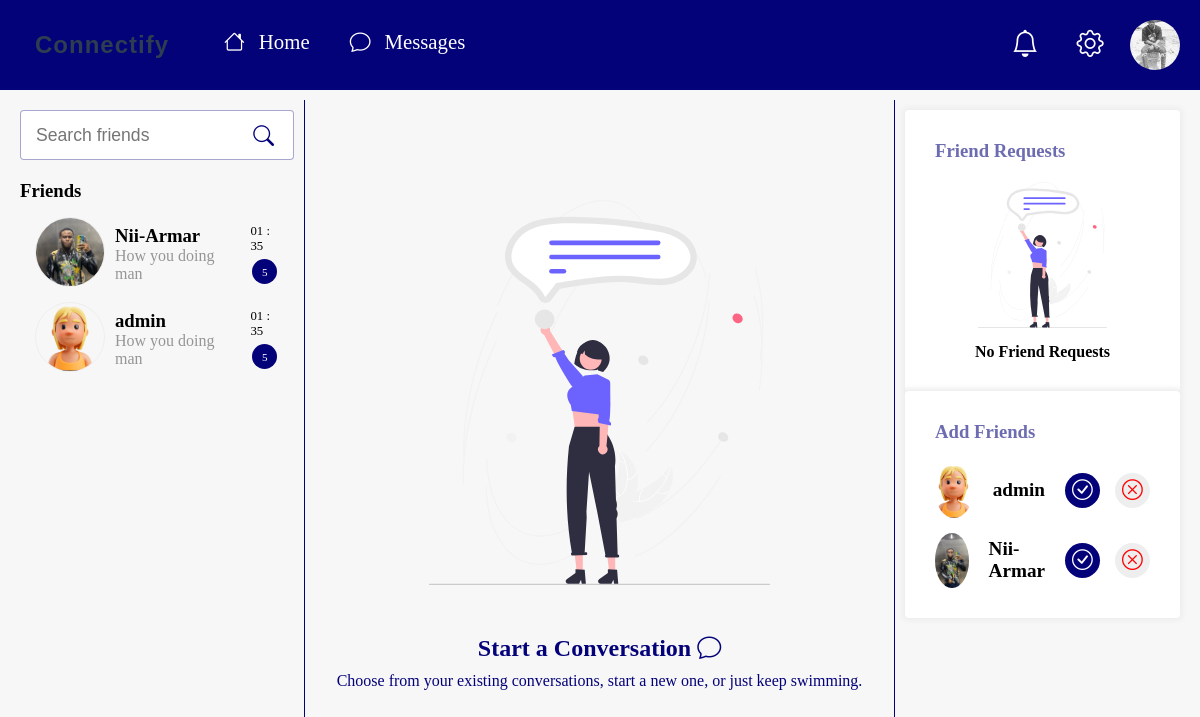
/messages/ (signed in), run on an earlier commit of the app's database.
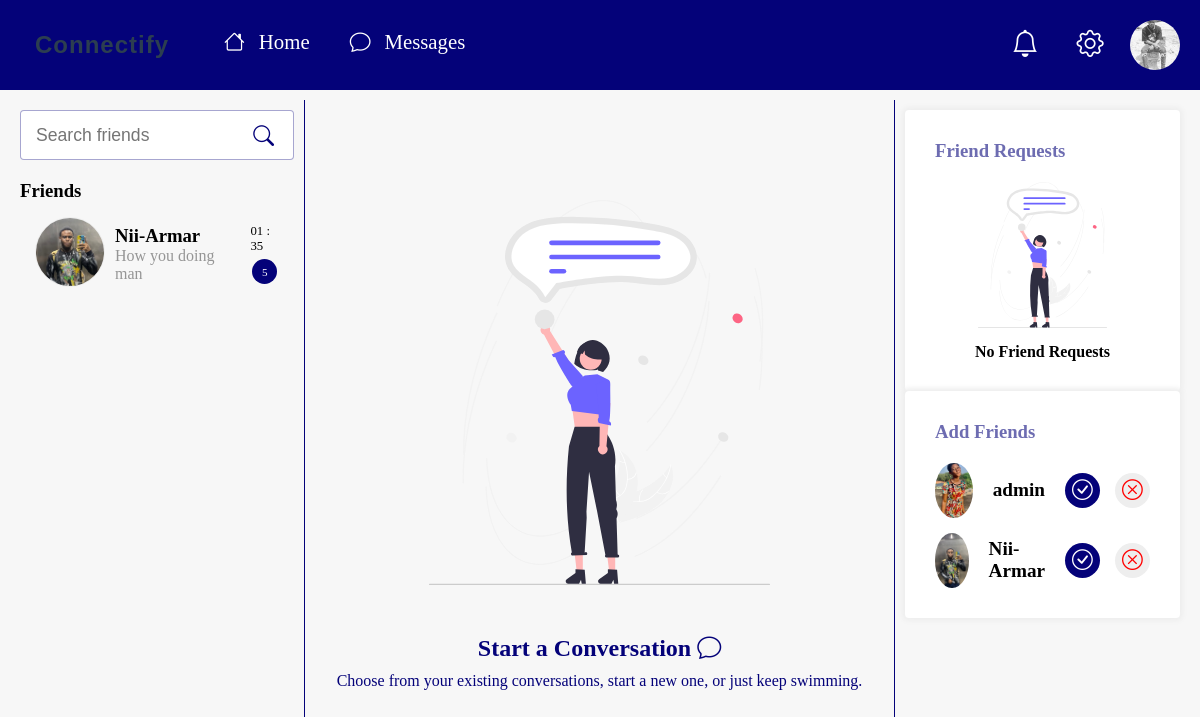
And on a later commit of the database.
### users/models.py (models this page shows, shortened)
class FriendRequest(models.Model):
    from_user = models.ForeignKey(User, related_name="sent_requests", on_delete=models.CASCADE)
    to_user = models.ForeignKey(User, related_name="received_requests", on_delete=models.CASCADE)
    created_at = models.DateTimeField(auto_now_add=True)
    is_accepted = models.BooleanField(default=False)
    is_rejected = models.BooleanField(default=False)

class Profile(models.Model):
    user = models.OneToOneField(User, on_delete=models.CASCADE)
    bio = models.TextField(blank=True, null=True)
    profile_picture = models.ImageField(upload_to='profile_pictures/', blank=True, null=True)
    cover_picture = models.ImageField(upload_to='cover_pictures/', blank=True, null=True)
    date_of_birth = models.DateField(null=True, blank=True)
    is_online = models.BooleanField(default=False)
    last_seen = models.DateTimeField(null=True, blank=True)

### chat_messages/views.py (the view)
# urls.py: path("", views.messages, name="messages"),
def messages(request):
    sent_requests = FriendRequest.objects.filter(from_user=request.user)
    received_requests = FriendRequest.objects.filter(to_user=request.user, is_accepted=False)
    accepted_requests = FriendRequest.objects.filter(is_accepted=True, to_user=request.user)
    all_users = User.objects.all()
    return render(request, 'messages.html',{
        'sent_requests': sent_requests,
        'received_requests': received_requests,
        "accepted_requests" : accepted_requests,
        "users":all_users
    })

### chat_messages/templates/messages.html (shortened to what the changed rows need)
{% load static %}
<!DOCTYPE html>
<html lang="us">
<head>
    <link rel="stylesheet" href={% static "CSS/messages.css" %}>
    <link rel="stylesheet" href="https://cdn.jsdelivr.net/npm/bootstrap-icons@1.11.3/font/bootstrap-icons.min.css">
</head>
<body>
    {% include "base/base.html" %}
    <div class="messages">
        <div class="message_container">
            <div class="message_ui_wrapper">
                <div class="message_ui_grid">
                    <div class="friend_chat_display">
                        <div class="chat_left">
                            <div class="left_friend_s">
                                <div class="friendss_">
                                    <div class="act_friends">
                                        <div class="c_f_fle">
                                            {% for accepted_friend in accepted_requests %}
                                            {% if accepted_friend.is_accepted %}
                                            <div class="liscontainer" onclick="location.href = '/messages/chat/@{{accepted_friend.from_user.username}}/' ">
                                                <div class="friendProfile">
                                                    {% if accepted_friend.from_user.profile.profile_picture %}
                                                    <img src="{{ accepted_friend.from_user.profile.profile_picture.url }}" alt="friends's profile ">
                                                    {% else %}
                                                    <img src="{% static "images/avatar-4.png" %}" alt="friends's profile ">
                                                    {% endif %}
                                                </div>
                                                <div class="leftmessoverview">
                                                    <div class="over">
                                                        <div class="friendname">
                                                            {% if  accepted_friend.from_user.username %}
                                                            <h3>{{accepted_friend.from_user.username}}</h3>
                                                            {% else %}
                                                            <h3>No username</h3>
                                                            {% endif %}
                                                        </div>
                                                        <div class="messageOverview">
                                                            <div class="vieww">
                                                                <span>How you doing man</span>
                                                            </div>
                                                        </div>
                                                    </div>
                                                    <div class="messTime">
                                                        <div class="Timeset">
                                                            <p>01 : 35</p>
                                                        </div>
                                                        <div class="messNum">
                                                            <div class="numcount">
                                                                <span>5</span>
                                                            </div>
                                                        </div>
                                                    </div>
                                                </div>
                                            </div>
                                            {% endif %}
                                            {% endfor %}
                                        </div>
                                    </div>
                                </div>
                            </div>
                        </div>
                    </div>
                    <div class="chat_view ls">
                        <div class="chat_view_friend">
                            <div class="empt_chat">
                                <div class="empt_chat_message">
                                    <div class="empt_chat_message">
                                        <h2>Start a Conversation <i class="bi bi-chat"></i></h2>
                                    </div>
                                </div>
                            </div>
                        </div>
                    </div>
                    <div class="new_friends ls">
                        <div class="friends_req_view">
                            <div class="new_friends">
                                {% for request in received_requests %}
                                <div class="main_friands">
                                    <div class="fiends_req">
                                        <div class="friends_flesa">
                                            <div class="fri_reqa">
                                                <div class="friend_profile">
                                                    {% if request.from_user.profile.profile_picture %}
                                                    <img src="{{ request.from_user.profile.profile_picture.url }}" alt="friends's profile ">
                                                    {% else %}
                                                    <img src="{% static "images/avatar-4.png" %}" alt="friends's profile ">
                                                    {% endif %}
                                                </div>
                                                <div class="friend_use_nam">
                                                    <div class="_f_na">
                                                        {% if request.from_user.username %}
                                                        <span>{{ request.from_user.username }}</span>
                                                        {% else %}
                                                        <span>No username</span>
                                                        {% endif %}
                                                    </div>
                                                </div>
                                                <div class="frie_options">
                                                    <div class="opt_req">
                                                        <div class="accept opt">
                                                            <div class="frined_accept">
                                                                <a href="{% url 'accept_friend_request' request.id %}">
                                                                    <button>
                                                                        <i class="bi bi-check-circle"></i>
                                                                    </button>
                                                                </a>
                                                            </div>
                                                        </div>
                                                        <div class="decline opt">
                                                            <div class="friend_decline">
                                                                <a href="{% url 'reject_friend_request' request.id %}">
                                                                    <button>
                                                                        <i class="bi bi-x-circle"></i>
                                                                    </button>
                                                                </a>
                                                            </div>
                                                        </div>
                                                    </div>
                                                </div>
                                            </div>
                                        </div>
                                    </div>
                                </div>
                                {% empty %}
                                <div class="empt_fr_req">
                                    <div class="empt_fr_req_cont">
                                        <h2>No Friend Requests</h2>
                                    </div>
                                </div>
                                {% endfor %}
                            </div>
                        </div>
                        <div class="friends_req_view">
                            <div class="new_friends">
                                <div class="main_friands">
                                    <div class="fiends_req">
                                        {% for user in users %}
                                        {% if user != request.user %}
                                        <div class="friends_flesa">
                                            <div class="fri_reqa">
                                                <div class="friend_profile">
                                                    {% if user.profile.profile_picture %}
                                                    <img src="{{ user.profile.profile_picture.url }}" alt="friends's profile ">
                                                    {% else %}
                                                    <img src="{% static "images/avatar-4.png" %}" alt="friends's profile ">
                                                    {% endif %}
                                                </div>
                                                <div class="friend_use_nam">
                                                    <div class="_f_na">
                                                        <span>{{ user.username }}</span>
                                                    </div>
                                                </div>
                                                <div class="frie_options">
                                                    <div class="opt_req">
                                                        {% if user.friend_request.is_accepted %}
                                                        <div class="accept opt">
                                                            <div class="frined_accept">
                                                                <div>
                                                                    <button disabled>
                                                                        Friends
                                                                    </button>
                                                                </div>
                                                            </div>
                                                        </div>
                                                        {% else %}
                                                        <div class="accept opt">
                                                            <div class="frined_accept">
                                                                <a href="{% url 'send_friend_request' user.id %}">
                                                                    <button>
                                                                        <i class="bi bi-check-circle"></i>
                                                                    </button>
                                                                </a>
                                                            </div>
                                                        </div>
                                                        <div class="decline opt">
                                                            <div class="friend_decline">
                                                                <a href="{% url 'reject_friend_request' user.id %}">
                                                                    <button>
                                                                        <i class="bi bi-x-circle"></i>
                                                                    </button>
                                                                </a>
                                                            </div>
                                                        </div>
                                                        {% endif %}
                                                    </div>
                                                </div>
                                            </div>
                                        </div>
                                        {% endif %}
                                        {% endfor %}
                                    </div>
                                </div>
                            </div>
                        </div>
                    </div>
                </div>
            </div>
        </div>
    </div>
</body>
</html>

What changed in the data, as far as the page shows it:
removed FriendRequest: is_accepted True (drawn), from_user.username "admin"
